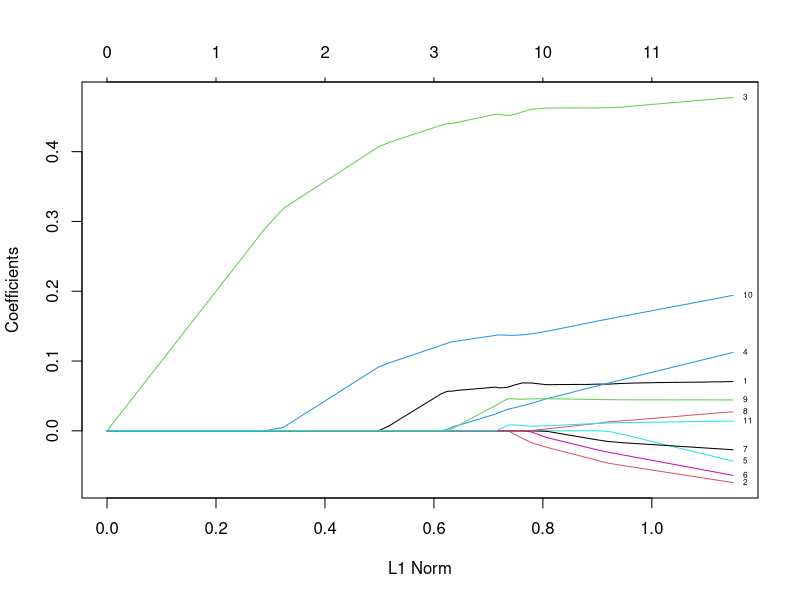
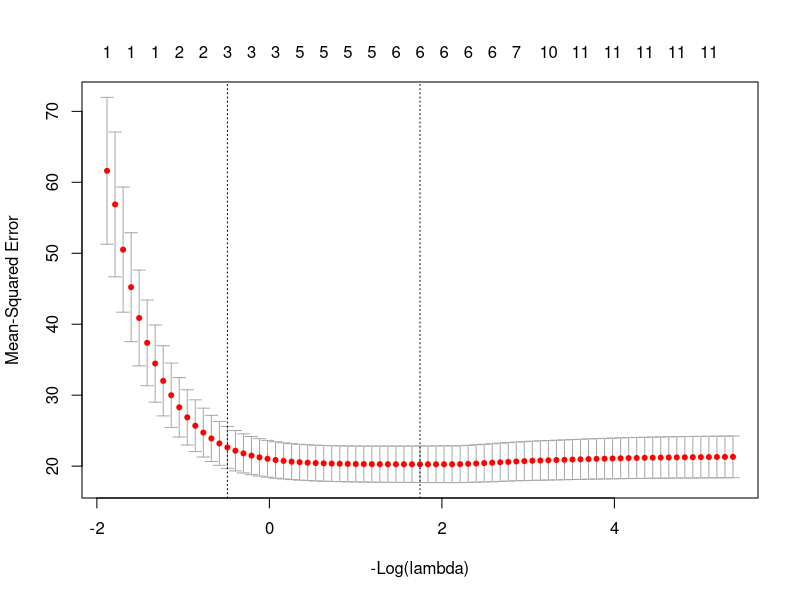
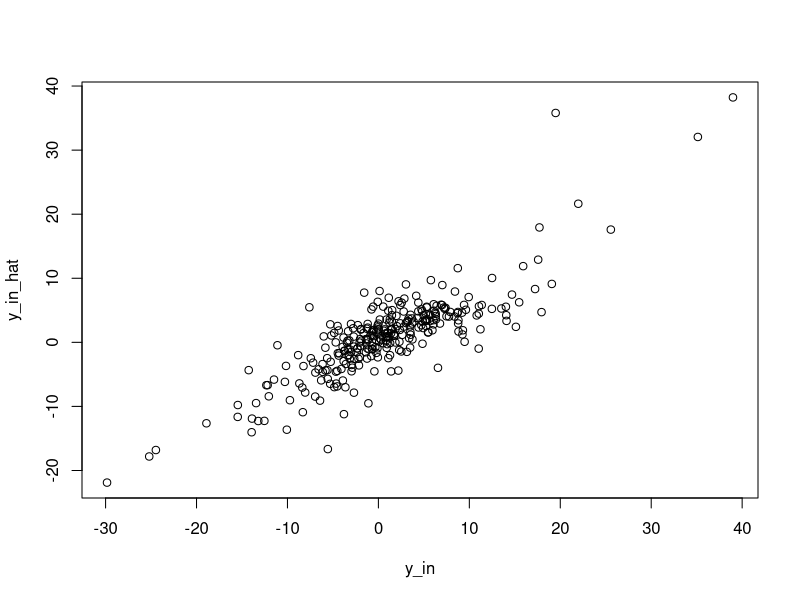
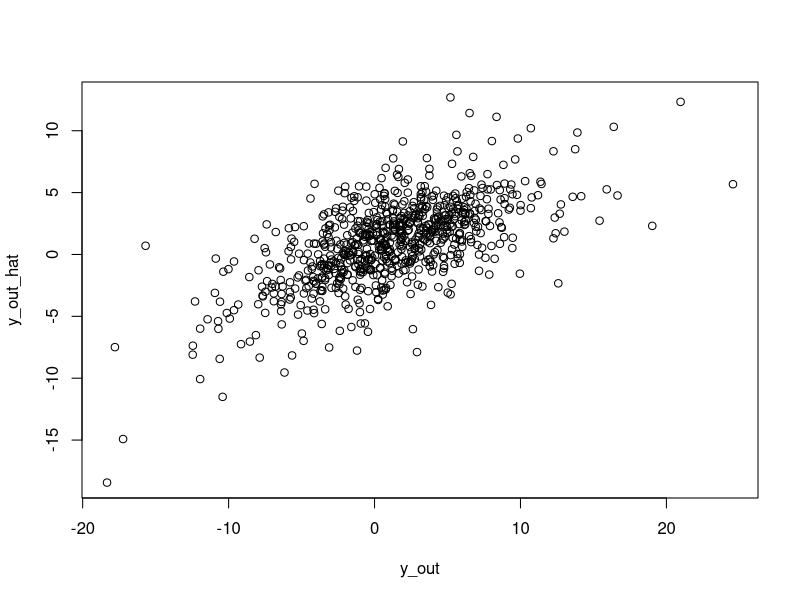
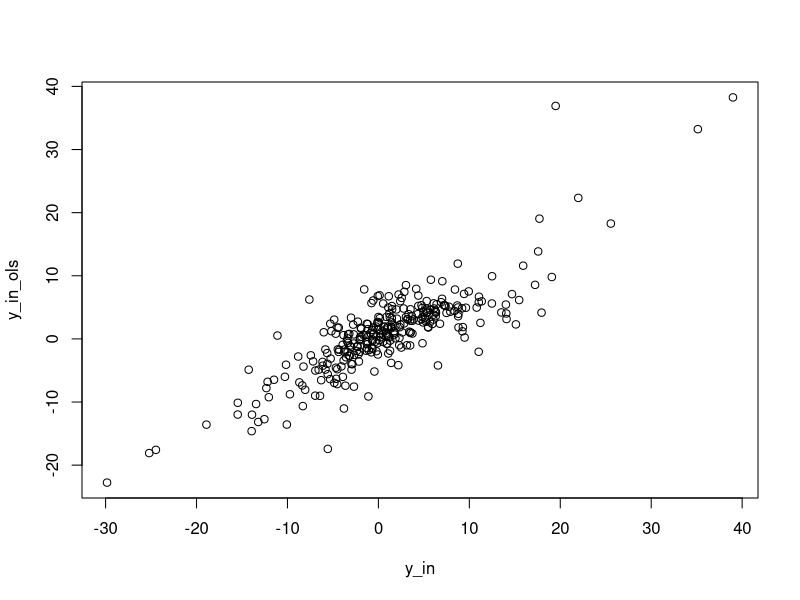
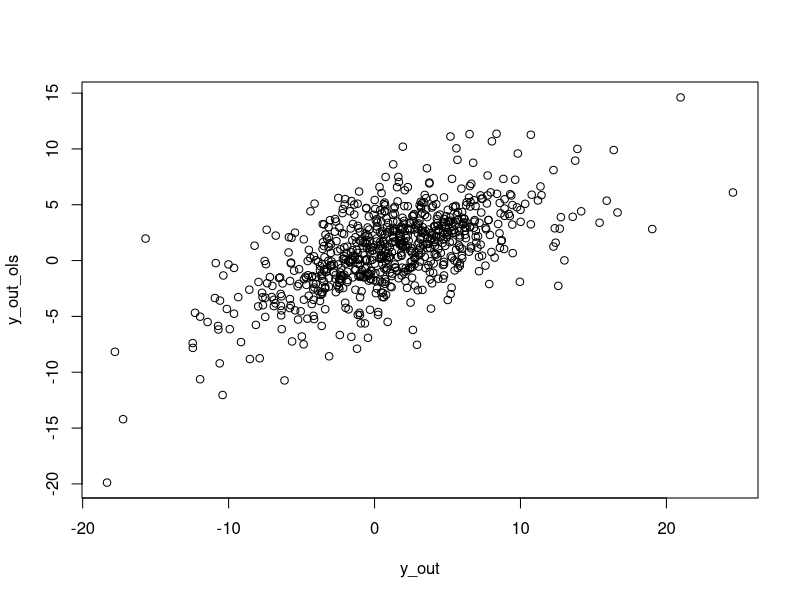

R code for these plots, in order:
library(glmnet)
setwd("c:/dev/quant_research")

rmse <- function(obs, sim)
{
  error = obs - sim
  sqrt(mean(error^2))
}



R = read.table(file = "data/12_Industry_Portfolios.CSV",header = T, sep=",",skip = 11, nrows = 1057)
colnames(R)[5]

nrows = dim(R)[1]
ncols = dim(R)[2]
in_sample = seq(1,300)
out_of_sample = seq(300,nrows)

drops <- c("Date","Enrgy") 
x = as.matrix(R[ , !(names(R) %in% drops)])
y = as.matrix(R[,"Enrgy"])

x_in = as.matrix(x[in_sample,])
y_in = as.matrix(y[in_sample])

x_out = as.matrix(x[out_of_sample,])
y_out = as.matrix(y[out_of_sample])


fit = glmnet(x_in,y_in,family = "gaussian",intercept = T, standardize = T, alpha=1)
plot(fit,label = T)


#unconstrained regression coefficients (when the lasso constraint is not binding)
round(sort(fit$beta[,length(fit$lambda)]), digits=2)

#cross validation 
cvfit = cv.glmnet(x_in,y_in,nfolds = 10, family= "gaussian",lambda = fit$lambda)
plot(cvfit, sign.lambda = -1)

#alpha=1 is the lasso penalty, and alpha=0 the ridge penalty
#lambda.min value of lambda that gives minimum cvm
#lambda.1se largest value of lambda such that error is within 1 standard error of the minimum.
lambda_min = cvfit$lambda.min
sprintf("Optimal lambda: %4.4f", lambda_min)

#variable selection: best cross-validation in-sample fit
betas = round(fit$beta[,which(cvfit$lambda==lambda_min)],digits=2)
print(betas)
a0 = fit$a0[which(cvfit$lambda==cvfit$lambda.min)]

# making predictions using the lambda that gives minimum cv min 
y_in_hat = predict(cvfit,newx=x_in, s="lambda.min")
#y_in_hat = (cbind(a0 = 1, x_in)) %*% c(a0,betas)
y_out_hat = predict(cvfit,newx=x_out, s="lambda.min")


plot(y_in,y_in_hat)
plot(y_out,y_out_hat)

# fit the same model using simple ols 
fit_ols <- lm(y_in ~ x_in)
y_in_ols = cbind(a0=1,x_in) %*% fit_ols$coefficients
y_out_ols = cbind(a0=1,x_out) %*% fit_ols$coefficients

plot(y_in,y_in_ols)
plot(y_out,y_out_ols)

# compare the in-sample and out-of-sample prediction error measured by RMSE
rmse(y_in,y_in_ols)
rmse(y_in,y_in_hat)

rmse(y_out,y_out_ols)
rmse(y_out,y_out_hat)
